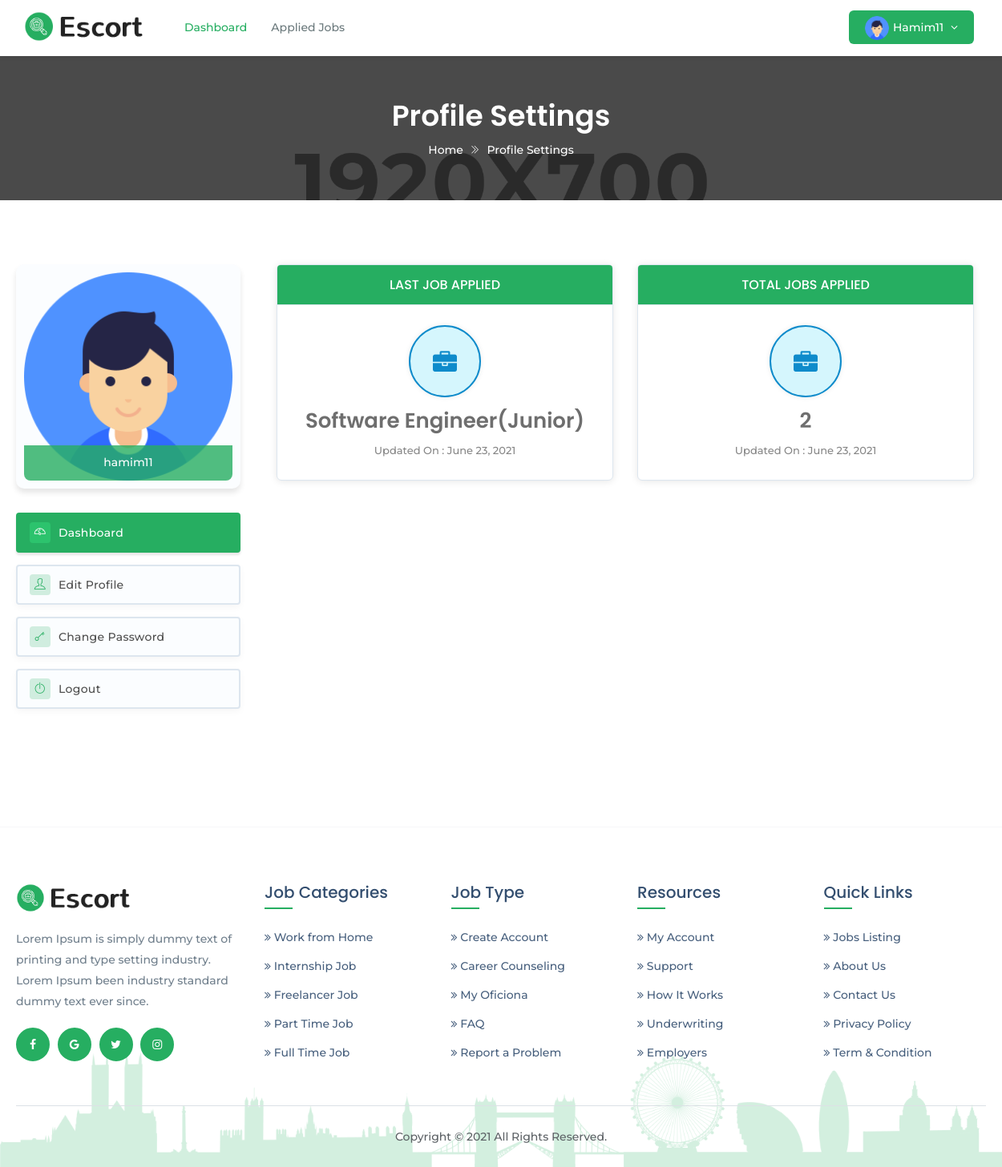
/account/applicantdashboard/ (signed in), run on the app's committed database.
### account/models.py (models this page shows, shortened)
class Applicant(models.Model):
    user = models.OneToOneField(settings.AUTH_USER_MODEL,
                                on_delete=models.CASCADE)
    phone = models.CharField(max_length=11, blank=True, null=True)
    work_exp = models.CharField(max_length=50, blank=True, null=True)
    summary = models.TextField(max_length=255)
    gender = models.CharField(
        max_length=10, choices=GENDER_CHOICE, default='Male')
    address = models.TextField(max_length=100)
    dob = models.DateField(blank=True, null=True)
    language = models.CharField(max_length=100)
    website = models.URLField()
    image = models.ImageField(blank=True, null=True)
    category = models.CharField(max_length=100, choices=JOB_CATEGORY,
                                default='Web Developer')

### cvrecommender/models.py (models this page shows, shortened)
class JobApplication(models.Model):
    applicant = models.ForeignKey('account.Applicant',
                                  on_delete=models.CASCADE,
                                  related_name='jobapplicants', blank=True)
    job = models.ForeignKey('Job',
                            on_delete=models.CASCADE,
                            related_name='jobs')
    apply_time = models.DateField(auto_now_add=True)
    first_name = models.CharField(max_length=30)
    last_name = models.CharField(max_length=20)
    email = models.EmailField(max_length=254)
    phone = models.CharField(max_length=11)
    education_application = models.CharField(max_length=20, choices=EDU)
    cgpa_application = models.DecimalField(max_digits=3, decimal_places=2)
    skill_req_application = models.TextField()
    skill_bonus_application = models.CharField(
        max_length=255, blank=True, null=True)
    related_experience_application = models.PositiveSmallIntegerField(
        validators=[MinValueValidator(0), MaxValueValidator(15)])
    total_experience_application = models.PositiveSmallIntegerField(
        validators=[MinValueValidator(0), MaxValueValidator(15)])
    score = models.FloatField(default=0.0)
    note_application = models.TextField(blank=True, null=True)
    cv_application = models.FileField()
    def __str__(self):
        return self.job.title

class Job(models.Model):
    title = models.CharField(max_length=200)
    slug = models.SlugField(max_length=200, blank=True,
                            help_text='You may keep it blank')
    company_name = models.CharField(max_length=200)
    starting_date = models.DateField(blank=True, null=True)
    deadline = models.DateField(blank=True, null=True)
    salary = models.PositiveIntegerField()
    vacancy = models.PositiveSmallIntegerField(
        validators=[MinValueValidator(1), MaxValueValidator(50)])
    job_category = models.CharField(max_length=50, choices=JOB_CATEGORY)
    job_type = models.CharField(max_length=20, choices=JOB_TYPE)
    email = models.EmailField(max_length=254,)
    phone = models.CharField(max_length=11, blank=True, null=True)
    company_website = models.URLField()
    logo = models.ImageField(null=True, blank=True)
    address = models.TextField(max_length=200)
    division = models.CharField(max_length=15, choices=CITY)
    description = models.TextField()
    responsibility = models.TextField()
    min_education = models.CharField(max_length=20, choices=EDU)
    cgpa = models.DecimalField(max_digits=3, decimal_places=2)
    experience = models.PositiveSmallIntegerField(
        validators=[MinValueValidator(0), MaxValueValidator(15)])
    skill_req = models.TextField(help_text='Input skills with comma')
    skill_bonus = models.CharField(
        max_length=255, blank=True, null=True, help_text='Input skills with comma')
    status = models.CharField(max_length=20, choices=STATUS)
    publish = models.DateField(auto_now_add=True)
    last_modified = models.DateField(auto_now=True)
    recruiter = models.ForeignKey('account.Recruiter',
                                  on_delete=models.CASCADE,
                                  related_name='recruiters')
    applicant = models.ManyToManyField('account.Applicant',
                                       related_name='applicants', blank=True)
    objects = models.Manager()         # default manager
    published = PublishedManager()    # custom manager for all published job post

### custom_decorators/custom_decorator.py (the view)
        def wrapper_function(request, *args, **kwargs):
            group = None
            if request.user.groups.exists():
                group = request.user.groups.all()[0].name
                if group in allowed_group:
                    return view_function(request, *args, **kwargs)
                else:
                    return HttpResponse('You are not allowed and this is yet to be edited')
            else:
                return redirect('login')

### account/views.py (called while the page is built)
@login_required(login_url='login')
@allowed_users(allowed_group=['applicant'])
def applicantdashboard(request):
    applied = JobApplication.objects.filter(
        applicant=request.user.applicant)
    if applied:
        total = applied.count()
        latest = applied.latest('apply_time')
    else:
        total = 0
        latest = None
    context = {'total': total, 'latest': latest}
    return render(request, 'registration/applicant-dashboard.html', context)

### account/templates/registration/applicant-dashboard.html (shortened to what this page needs)
{% load static %}
<!DOCTYPE html>
<html class="no-js" lang="zxx">
<head>
<link href="{% static 'assets/plugins/bootstrap/css/bootstrap.min.css' %}" rel="stylesheet">
<link href="{% static 'assets/plugins/icons/css/icons.css' %}" rel="stylesheet">
<link href="{% static 'assets/plugins/animate/animate.css' %}" rel="stylesheet">
<link href="{% static 'assets/plugins/aos-master/aos.css' %}" rel="stylesheet">
<link href="{% static 'assets/plugins/bootstrap/css/bootsnav.css' %}" rel="stylesheet">
<link href="{% static 'assets/plugins/nice-select/css/nice-select.css' %}" rel="stylesheet">
<link href="{% static 'assets/plugins/date-dropper/datedropper.css' %}" rel="stylesheet">
<link href="{% static 'assets/css/style.css' %}" rel="stylesheet">
<link href="{% static 'assets/css/responsive.css' %}" rel="stylesheet">
</head>
<body class="utf_skin_area">
<nav class="navbar navbar-default navbar-mobile navbar-fixed light bootsnav">
  <div class="container">
    <div class="navbar-header">
      <a class="navbar-brand" href="index.html"> <img src="{% static 'assets/img/logo.png' %}" class="logo logo-display" alt="">
        <img src="{% static 'assets/img/logo.png' %}" class="logo logo-scrolled" alt="">
      </a>
	  </div>
    <div class="collapse navbar-collapse" id="navbar-menu">
      <ul class="nav navbar-nav navbar-left" data-in="fadeInDown" data-out="fadeOutUp">
        <li class="active"> <a href="{% url 'applicantdashboard' %}">Dashboard</a> </li>
        <li> <a href="{% url 'allappliedjobs' %}">Applied jobs</a> </li>
      </ul>
      <ul class="nav navbar-nav navbar-right">
        <li class="dropdown sign-up">
          {% if request.user.applicant.image %}
            <a class="dropdown-toggle btn-signup red-btn" data-toggle="dropdown" href="">
              <img src="{{ request.user.applicant.image.url }}" class="img-responsive img-circle" alt="">
              {{ request.user }}
            </a>
          {% else %}
            <a class="dropdown-toggle btn-signup red-btn" data-toggle="dropdown" href="">
              <img src="{% static 'assets/img/user-profile.png' %}" class="img-responsive img-circle" alt="">
              {{ request.user }}
            </a>
          {% endif %}
        </li>
      </ul>
    </div>
  </div>
</nav>
<div class="page-title">
  <div class="container">
    <div class="page-caption">
      <h2>Profile Settings</h2>
      <p><a href="#" title="Home">Home</a> <i class="ti-angle-double-right"></i> Profile Settings</p>
    </div>
  </div>
</div>
<section class="padd-top-80 padd-bot-80">
  <div class="container">
    <div class="row">
      <div class="col-md-3">
		<div id="leftcol_item">
		  {% if request.user.applicant.image  %}
        <div class="user_dashboard_pic"> <img alt="user photo" src="{{ request.user.applicant.image.url }}">
          <span class="user-photo-action">{{ request.user }}</span>
        </div>
      {% else %}
        <div class="user_dashboard_pic"> <img alt="user photo" src="{% static 'assets/img/user-profile.png' %}">
          <span class="user-photo-action">{{ request.user }}</span>
        </div>
      {% endif %}
		</div>
		<div class="dashboard_nav_item">
		  <ul>
		    <li class="active"><a href="{% url 'applicantdashboard' %}"><i class="login-icon ti-dashboard"></i> Dashboard</a></li>
        <li><a href="{% url 'editapplicantprofile' %}"><i class="login-icon ti-user"></i> Edit Profile</a></li>
        <li><a href="{% url 'password_change' %}"><i class="login-icon ti-key"></i> Change Password</a></li>
        <li><a href="{% url 'logout' %}"><i class="login-icon ti-power-off"></i> Logout</a></li>
		  </ul>
		</div>
	  </div>
	  <div class="col-md-9">
      <div id="dashboard_listing_blcok">
		  <div class="col-md-6 col-sm-6">
			<div class="statusbox">
			  <h3>Last Job Applied</h3>
			  <div class="statusbox-content">
				<p class="ic_status_item ic_col_one"><i class="fa fa-briefcase"></i></p>
				{% if latest %}
          <h2>{{ latest }}</h2>
				  <span>Updated On : {{ latest.apply_time }}</span>
        {% else %}
          <p class="text-danger">You haven't applied to any job yet.</p>
				  <span>Updated On : </span>
        {% endif %}
			  </div>
			</div>
		  </div>
		  <div class="col-md-6 col-sm-6">
			<div class="statusbox">
			  <h3>Total Jobs Applied</h3>
			  <div class="statusbox-content">
				<p class="ic_status_item ic_col_one"><i class="fa fa-briefcase"></i></p>
				{% if latest %}
          <h2>{{ total }}</h2>
				  <span>Updated On : {{ latest.apply_time }}</span>
        {% else %}
          <h2>{{ total }}</h2>
				  <span>Updated On : </span>
        {% endif %}
			  </div>
			</div>
		  </div>
		</div>
    </div>
    </div>
  </div>
</section>
<footer class="footer">
  <div class="container">
    <div class="row">
	  <div class="col-md-3 col-sm-4">
        <a href="index.html"><img class="footer-logo" src="assets/img/logo.png" alt=""></a>
        <p>Lorem Ipsum is simply dummy text of printing and type setting industry. Lorem Ipsum been industry standard dummy text ever since.</p>
        <div class="f-social-box">
          <ul>
            <li><a href="#"><i class="fa fa-facebook facebook-cl"></i></a></li>
            <li><a href="#"><i class="fa fa-google google-plus-cl"></i></a></li>
            <li><a href="#"><i class="fa fa-twitter twitter-cl"></i></a></li>
            <li><a href="#"><i class="fa fa-instagram instagram-cl"></i></a></li>
          </ul>
        </div>
      </div>
      <div class="col-md-9 col-sm-8">
        <div class="row">
          <div class="col-md-3 col-sm-6">
            <h4>Job Categories</h4>
            <ul>
              <li><a href="#"><i class="fa fa-angle-double-right"></i> Work from Home</a></li>
              <li><a href="#"><i class="fa fa-angle-double-right"></i> Internship Job</a></li>
              <li><a href="#"><i class="fa fa-angle-double-right"></i> Freelancer Job</a></li>
              <li><a href="#"><i class="fa fa-angle-double-right"></i> Part Time Job</a></li>
              <li><a href="#"><i class="fa fa-angle-double-right"></i> Full Time Job</a></li>
            </ul>
          </div>
          <div class="col-md-3 col-sm-6">
            <h4>Job Type</h4>
            <ul>
              <li><a href="#"><i class="fa fa-angle-double-right"></i> Create Account</a></li>
              <li><a href="#"><i class="fa fa-angle-double-right"></i> Career Counseling</a></li>
              <li><a href="#"><i class="fa fa-angle-double-right"></i> My Oficiona</a></li>
              <li><a href="#"><i class="fa fa-angle-double-right"></i> FAQ</a></li>
              <li><a href="#"><i class="fa fa-angle-double-right"></i> Report a Problem</a></li>
            </ul>
          </div>
          <div class="col-md-3 col-sm-6">
            <h4>Resources</h4>
            <ul>
              <li><a href="#"><i class="fa fa-angle-double-right"></i> My Account</a></li>
              <li><a href="#"><i class="fa fa-angle-double-right"></i> Support</a></li>
              <li><a href="#"><i class="fa fa-angle-double-right"></i> How It Works</a></li>
              <li><a href="#"><i class="fa fa-angle-double-right"></i> Underwriting</a></li>
              <li><a href="#"><i class="fa fa-angle-double-right"></i> Employers</a></li>
            </ul>
          </div>
		  <div class="col-md-3 col-sm-6">
            <h4>Quick Links</h4>
            <ul>
              <li><a href="#"><i class="fa fa-angle-double-right"></i> Jobs Listing</a></li>
              <li><a href="#"><i class="fa fa-angle-double-right"></i> About Us</a></li>
              <li><a href="#"><i class="fa fa-angle-double-right"></i> Contact Us</a></li>
              <li><a href="#"><i class="fa fa-angle-double-right"></i> Privacy Policy</a></li>
              <li><a href="#"><i class="fa fa-angle-double-right"></i> Term & Condition</a></li>
            </ul>
          </div>
        </div>
      </div>
    </div>
    <div class="row">
      <div class="col-md-12">
        <div class="copyright text-center">
          <p>Copyright © 2021 All Rights Reserved.</p>
        </div>
      </div>
    </div>
  </div>
</footer>
</body>
</html>

### account/static/assets/css/responsive.css (style rules this page uses)
@media only screen and (min-width : 993px) { section { padding: 6em 0; } }
@media only screen and (min-width : 993px) { .navbar-default .navbar-brand img { max-width: 150px; } }
@media only screen and (min-width : 1024px) { h2 { font-size: 36px; } }
@media only screen and (min-width : 1024px) { h3 { font-size: 27px; } }
@media only screen and (min-width : 1024px) { h4 { font-size: 20px; } }

### data on the page
JobApplication: job.title "Software Engineer(Junior)", apply_time "June 23, 2021"

### other printed values
{{ request.user }} "Hamim11"
{{ request.user }} "hamim11"
{{ total }} "2"
